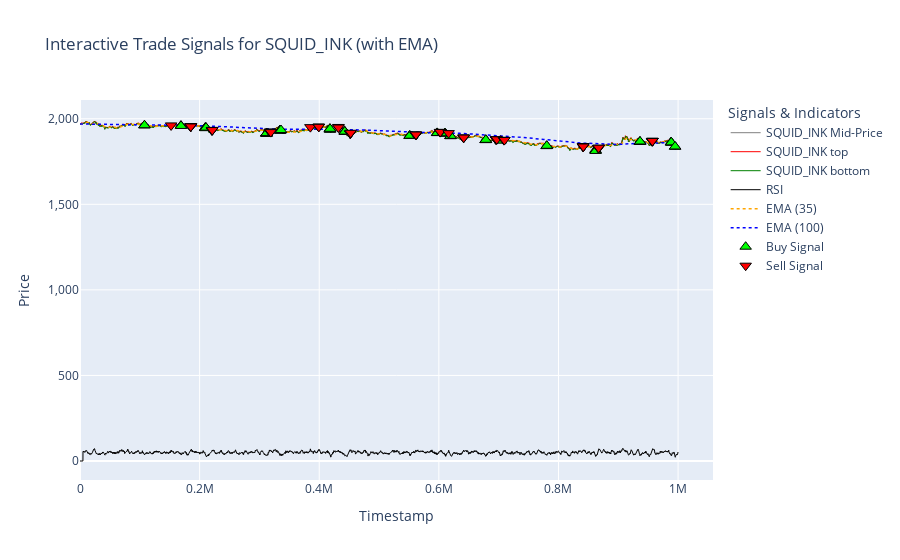
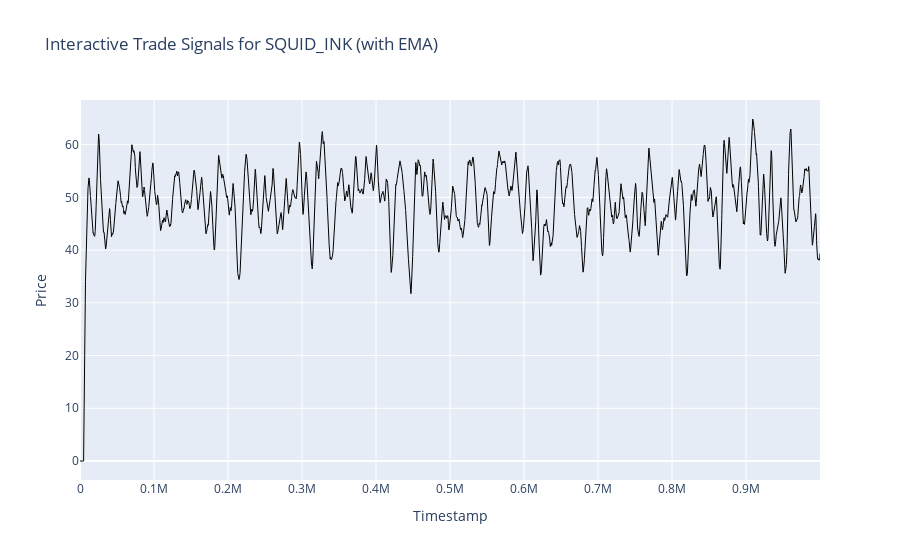

The notebook cell these images were saved under, in order:
### Code cell
# Cell 4: Plotting Trade Signals (Interactive using Plotly - WITH EMA)

import plotly.graph_objects as go
from plotly.subplots import make_subplots
import pandas as pd # Required for easier data handling
import numpy as np # Make sure numpy is imported

# Make sure this cell is run after Cell 3 where 'trade_signals'
# and 'market_context' (now including EMA) are populated.

if 'trade_signals' not in globals() or 'market_context' not in globals():
     print("Error: Data dictionaries ('trade_signals', 'market_context') not found.")
     print("Please ensure Cell 3 has been run successfully before running this cell.")
elif not trade_signals and not market_context:
    print("No data collected for visualization in Cell 3.")
else:
    print("Generating interactive plots using Plotly (with EMA)...")

    # Combine keys from both dictionaries to ensure all products are attempted
    all_products = set(trade_signals.keys()) | set(market_context.keys())

    if not all_products:
         print("No products found in the collected data.")

    for product in all_products:
        # --- Data Verification ---
        # Check specifically if timestamps list exists and is not empty
        has_timestamps = product in market_context and market_context[product].get("timestamps", [])
        has_signals = product in trade_signals and trade_signals[product]

        if not has_timestamps and not has_signals:
             print(f"  - Skipping plot for {product}: No timestamp or signal data.")
             continue # Skip to the next product

        print(f"Plotting for {product}...")

        # Create a Plotly Figure
        fig = go.Figure()

        # Use timestamps from context if available
        timestamps_ctx = market_context[product]["timestamps"] if has_timestamps else []

        # --- Plot Mid-Price Context ---
        mid_prices_ctx = market_context.get(product, {}).get("mid_prices", [])
        if len(timestamps_ctx) == len(mid_prices_ctx) and any(pd.notna(mid_prices_ctx)):
            fig.add_trace(go.Scatter(
                x=timestamps_ctx,
                y=mid_prices_ctx,
                mode='lines',
                name=f'{product} Mid-Price',
                line=dict(color='grey', width=1),
                hoverinfo='skip' # Optional: skip hover for the context line
            ))
        elif has_timestamps:
            print(f"  - Mid-price data missing or length mismatch for {product}.")

        # TOP line
        mid_prices_ctx = market_context.get(product, {}).get("top", [])
        if len(timestamps_ctx) == len(mid_prices_ctx) and any(pd.notna(mid_prices_ctx)):
            fig.add_trace(go.Scatter(
                x=timestamps_ctx,
                y=mid_prices_ctx,
                mode='lines',
                name=f'{product} top',
                line=dict(color='red', width=1),
                hoverinfo='skip' # Optional: skip hover for the context line
            ))
        elif has_timestamps:
            print(f"  - top data missing or length mismatch for {product}.")

        # bottom line
        mid_prices_ctx = market_context.get(product, {}).get("bottom", [])
        if len(timestamps_ctx) == len(mid_prices_ctx) and any(pd.notna(mid_prices_ctx)):
            fig.add_trace(go.Scatter(
                x=timestamps_ctx,
                y=mid_prices_ctx,
                mode='lines',
                name=f'{product} bottom',
                line=dict(color='green', width=1),
                hoverinfo='skip' # Optional: skip hover for the context line
            ))
        elif has_timestamps:
            print(f"  - bottom data missing or length mismatch for {product}.")

        # RSI
        mid_prices_ctx = market_context.get(product, {}).get("RSI", [])
        if len(timestamps_ctx) == len(mid_prices_ctx) and any(pd.notna(mid_prices_ctx)):
            fig.add_trace(go.Scatter(
                x=timestamps_ctx,
                y=mid_prices_ctx,
                mode='lines',
                name='RSI',
                line=dict(color='black', width=1),
                hoverinfo='skip' # Optional: skip hover for the context line
            ))
        elif has_timestamps:
            print(f"  - RSI data missing or length mismatch for {product}.")
            
        

        # --- **** NEW: Plot EMA Line **** ---
        ema_values_35 = market_context.get(product, {}).get("ema_mid_35", [])
        if len(timestamps_ctx) == len(ema_values_35) and any(pd.notna(ema_values_35)):
             fig.add_trace(go.Scatter(
                 x=timestamps_ctx,
                 y=ema_values_35,
                 mode='lines',
                 name='EMA (35)', # Assuming 20-period EMA from Status class
                 line=dict(color='orange', width=1.5, dash='dot'), # Style EMA line
                 hoverinfo='skip' # Optional: skip hover for EMA line too
             ))
        elif has_timestamps:
             print(f"  - EMA data missing or length mismatch for {product}.")


        ema_values_100 = market_context.get(product, {}).get("ema_mid_100", [])
        if len(timestamps_ctx) == len(ema_values_100) and any(pd.notna(ema_values_100)):
             fig.add_trace(go.Scatter(
                 x=timestamps_ctx,
                 y=ema_values_100,
                 mode='lines',
                 name='EMA (100)', # Assuming 20-period EMA from Status class
                 line=dict(color='blue', width=1.5, dash='dot'), # Style EMA line
                 hoverinfo='skip' # Optional: skip hover for EMA line too
             ))
        elif has_timestamps:
             print(f"  - EMA data missing or length mismatch for {product}.")


        # --- Plot Buy/Sell Signals (Unchanged from previous Plotly version) ---
        if has_signals:
            signals = trade_signals[product]
            buy_signals = [s for s in signals if s['type'] == 'BUY']
            sell_signals = [s for s in signals if s['type'] == 'SELL']

            if buy_signals:
                buy_df = pd.DataFrame(buy_signals)
                fig.add_trace(go.Scatter(
                    x=buy_df['timestamp'], y=buy_df['price'], mode='markers', name='Buy Signal',
                    marker=dict(symbol='triangle-up', color='lime', size=10, line=dict(width=1, color='black')),
                    customdata=buy_df[['quantity', 'timestamp']],
                    hovertemplate='<b>BUY</b><br>Price: %{y}<br>Qty: %{customdata[0]}<br>Time: %{customdata[1]}<extra></extra>'
                ))

            if sell_signals:
                sell_df = pd.DataFrame(sell_signals)
                fig.add_trace(go.Scatter(
                    x=sell_df['timestamp'], y=sell_df['price'], mode='markers', name='Sell Signal',
                    marker=dict(symbol='triangle-down', color='red', size=10, line=dict(width=1, color='black')),
                    customdata=sell_df[['quantity', 'timestamp']],
                    hovertemplate='<b>SELL</b><br>Price: %{y}<br>Qty: %{customdata[0]}<br>Time: %{customdata[1]}<extra></extra>'
                ))
        else:
             print(f"  - No trade signal data collected for {product}.")


        # --- Final Plot Configuration (Unchanged) ---
        fig.update_layout(
            title=f"Interactive Trade Signals for {product} (with EMA)",
            xaxis_title="Timestamp",
            yaxis_title="Price",
            yaxis_tickformat=',.0f',
            hovermode="closest",
            legend_title_text="Signals & Indicators"
        )

        fig.show() # Display the Plotly figure


    for product in all_products:
        # --- Data Verification ---
        # Check specifically if timestamps list exists and is not empty
        has_timestamps = product in market_context and market_context[product].get("timestamps", [])
        has_signals = product in trade_signals and trade_signals[product]

        if not has_timestamps and not has_signals:
             continue # Skip to the next product

        # Create a Plotly Figure
        fig = go.Figure()

        # Use timestamps from context if available
        timestamps_ctx = market_context[product]["timestamps"] if has_timestamps else []


        # RSI
        mid_prices_ctx = market_context.get(product, {}).get("rsi_ema", [])
        if len(timestamps_ctx) == len(mid_prices_ctx) and any(pd.notna(mid_prices_ctx)):
            fig.add_trace(go.Scatter(
                x=timestamps_ctx,
                y=mid_prices_ctx,
                mode='lines',
                name='RSI_ema',
                line=dict(color='black', width=1),
                hoverinfo='skip' # Optional: skip hover for the context line
            ))
        elif has_timestamps:
            print(f"  - RSI data missing or length mismatch for {product}.")
            

        # --- Final Plot Configuration (Unchanged) ---
        fig.update_layout(
            title=f"Interactive Trade Signals for {product} (with EMA)",
            xaxis_title="Timestamp",
            yaxis_title="Price",
            yaxis_tickformat=',.0f',
            hovermode="closest",
            legend_title_text="Signals & Indicators"
        )

        fig.show() # Display the Plotly figure

    print("Plotly plot generation finished.")

### Figure 1 — Plotly figure (JSON) as saved in the notebook; plotly's stock layout.template omitted (floating-point values rounded to 4 significant figures; data arrays with more than 128 entries replaced by an {"elided": "..."} marker saying what was removed)
{"data": [{"hoverinfo": "skip", "line": {"color": "grey", "width": 1}, "mode": "lines", "name": "SQUID_INK Mid-Price", "type": "scatter", "x": {"elided": "10000 int values"}, "y": {"elided": "10000 float values"}}, {"hoverinfo": "skip", "line": {"color": "red", "width": 1}, "mode": "lines", "name": "SQUID_INK top", "type": "scatter", "x": {"elided": "10000 int values"}, "y": {"elided": "10000 int values"}}, {"hoverinfo": "skip", "line": {"color": "green", "width": 1}, "mode": "lines", "name": "SQUID_INK bottom", "type": "scatter", "x": {"elided": "10000 int values"}, "y": {"elided": "10000 int values"}}, {"hoverinfo": "skip", "line": {"color": "black", "width": 1}, "mode": "lines", "name": "RSI", "type": "scatter", "x": {"elided": "10000 int values"}, "y": {"elided": "10000 float values"}}, {"hoverinfo": "skip", "line": {"color": "orange", "dash": "dot", "width": 1.5}, "mode": "lines", "name": "EMA (35)", "type": "scatter", "x": {"elided": "10000 int values"}, "y": {"elided": "10000 float values"}}, {"hoverinfo": "skip", "line": {"color": "blue", "dash": "dot", "width": 1.5}, "mode": "lines", "name": "EMA (100)", "type": "scatter", "x": {"elided": "10000 int values"}, "y": {"elided": "10000 float values"}}, {"customdata": [[2, 107800], [31, 107800], [27, 168800], [17, 168900], [50, 209600], [3, 209700], [2, 209700], [27, 209700], [2, 210700], [16, 210700], [50, 311600], [23, 311600], [1, 312100], [4, 312100], [22, 312100], [6, 334500], [23, 334500], [28, 334600], [8, 334700], [27, 334700], [8, 336100], [28, 417800], [29, 417900], [2, 418000], [28, 418000], [13, 418100], [21, 442600], [1, 442700], [5, 442700], [50, 551200], [5, 551300], [24, 551300], [21, 551400], [25, 597200], [3, 597300], [21, 597300], [50, 610100], [5, 610200], [29, 610200], [16, 610400], [1, 619500], [22, 619500], [8, 619700], [33, 678300], [2, 678400], [27, 678400], [21, 678500], [50, 703200], [50, 780300], [24, 780300], [26, 780500], [50, 861900], [32, 862000], [18, 862100], [23, 936100], [30, 936200], [28, 936300], [19, 936400], [25, 988200], [28, 988400], [3, 988600], [27, 988600], [2, 995000], [15, 995000]], "hovertemplate": "<b>BUY</b><br>Price: %{y}<br>Qty: %{customdata[0]}<br>Time: %{customdata[1]}<extra></extra>", "marker": {"color": "lime", "line": {"color": "black", "width": 1}, "size": 10, "symbol": "triangle-up"}, "mode": "markers", "name": "Buy Signal", "type": "scatter", "x": [107800, 107800, 168800, 168900, 209600, 209700, 209700, 209700, 210700, 210700, 311600, 311600, 312100, 312100, 312100, 334500, 334500, 334600, 334700, 334700, 336100, 417800, 417900, 418000, 418000, 418100, 442600, 442700, 442700, 551200, 551300, 551300, 551400, 597200, 597300, 597300, 610100, 610200, 610200, 610400, 619500, 619500, 619700, 678300, 678400, 678400, 678500, 703200, 780300, 780300, 780500, 861900, 862000, 862100, 936100, 936200, 936300, 936400, 988200, 988400, 988600, 988600, 995000, 995000], "y": [1961, 1962, 1960, 1958, 1949, 1945, 1946, 1947, 1947, 1948, 1912, 1914, 1913, 1914, 1916, 1933, 1934, 1933, 1930, 1931, 1934, 1942, 1940, 1936, 1937, 1941, 1927, 1923, 1925, 1901, 1899, 1901, 1901, 1917, 1916, 1917, 1915, 1913, 1915, 1915, 1898, 1900, 1900, 1875, 1876, 1877, 1877, 1872, 1840, 1842, 1842, 1818, 1814, 1812, 1866, 1865, 1865, 1867, 1863, 1862, 1860, 1862, 1836, 1838]}, {"customdata": [[-27, 152300], [-1, 184900], [-27, 184900], [-28, 185100], [-22, 185200], [-1, 185300], [-21, 185300], [-23, 220700], [-29, 220800], [-27, 220900], [-21, 221200], [-23, 317500], [-29, 317600], [-25, 317700], [-1, 319000], [-22, 319000], [-36, 385200], [-14, 398900], [-28, 399200], [-22, 399300], [-1, 432100], [-2, 432100], [-24, 432100], [-24, 451700], [-31, 451800], [-22, 452000], [-23, 452600], [-1, 561400], [-24, 561400], [-20, 561500], [-24, 561600], [-22, 561700], [-9, 561800], [-2, 602100], [-22, 602100], [-25, 602300], [-31, 616300], [-35, 641000], [-27, 641500], [-21, 641600], [-30, 695400], [-27, 695700], [-26, 695800], [-17, 696900], [-1, 708800], [-25, 708800], [-24, 709700], [-24, 841000], [-1, 841200], [-30, 841200], [-1, 841400], [-24, 841400], [-1, 841500], [-19, 841500], [-26, 866900], [-31, 867000], [-23, 867100], [-20, 867200], [-2, 956800], [-22, 956800], [-30, 956900], [-23, 957000], [-3, 957100], [-20, 957100]], "hovertemplate": "<b>SELL</b><br>Price: %{y}<br>Qty: %{customdata[0]}<br>Time: %{customdata[1]}<extra></extra>", "marker": {"color": "red", "line": {"color": "black", "width": 1}, "size": 10, "symbol": "triangle-down"}, "mode": "markers", "name": "Sell Signal", "type": "scatter", "x": [152300, 184900, 184900, 185100, 185200, 185300, 185300, 220700, 220800, 220900, 221200, 317500, 317600, 317700, 319000, 319000, 385200, 398900, 399200, 399300, 432100, 432100, 432100, 451700, 451800, 452000, 452600, 561400, 561400, 561500, 561600, 561700, 561800, 602100, 602100, 602300, 616300, 641000, 641500, 641600, 695400, 695700, 695800, 696900, 708800, 708800, 709700, 841000, 841200, 841200, 841400, 841400, 841500, 841500, 866900, 867000, 867100, 867200, 956800, 956800, 956900, 957000, 957100, 957100], "y": [1961, 1957, 1955, 1954, 1955, 1957, 1955, 1931, 1933, 1935, 1934, 1924, 1924, 1923, 1924, 1922, 1951, 1954, 1953, 1953, 1952, 1950, 1949, 1914, 1914, 1914, 1918, 1906, 1905, 1906, 1907, 1907, 1908, 1923, 1922, 1923, 1916, 1891, 1889, 1890, 1880, 1880, 1879, 1880, 1877, 1875, 1876, 1837, 1839, 1837, 1840, 1838, 1840, 1838, 1829, 1828, 1830, 1831, 1869, 1868, 1871, 1870, 1871, 1870]}], "layout": {"hovermode": "closest", "legend": {"title": {"text": "Signals & Indicators"}}, "title": {"text": "Interactive Trade Signals for SQUID_INK (with EMA)"}, "xaxis": {"title": {"text": "Timestamp"}}, "yaxis": {"tickformat": ",.0f", "title": {"text": "Price"}}}}

### Figure 2 — Plotly figure (JSON) as saved in the notebook; plotly's stock layout.template omitted (floating-point values rounded to 4 significant figures; data arrays with more than 128 entries replaced by an {"elided": "..."} marker saying what was removed)
{"data": [{"hoverinfo": "skip", "line": {"color": "black", "width": 1}, "mode": "lines", "name": "RSI_ema", "type": "scatter", "x": {"elided": "10000 int values"}, "y": {"elided": "10000 float values"}}], "layout": {"hovermode": "closest", "legend": {"title": {"text": "Signals & Indicators"}}, "title": {"text": "Interactive Trade Signals for SQUID_INK (with EMA)"}, "xaxis": {"title": {"text": "Timestamp"}}, "yaxis": {"tickformat": ",.0f", "title": {"text": "Price"}}}}
